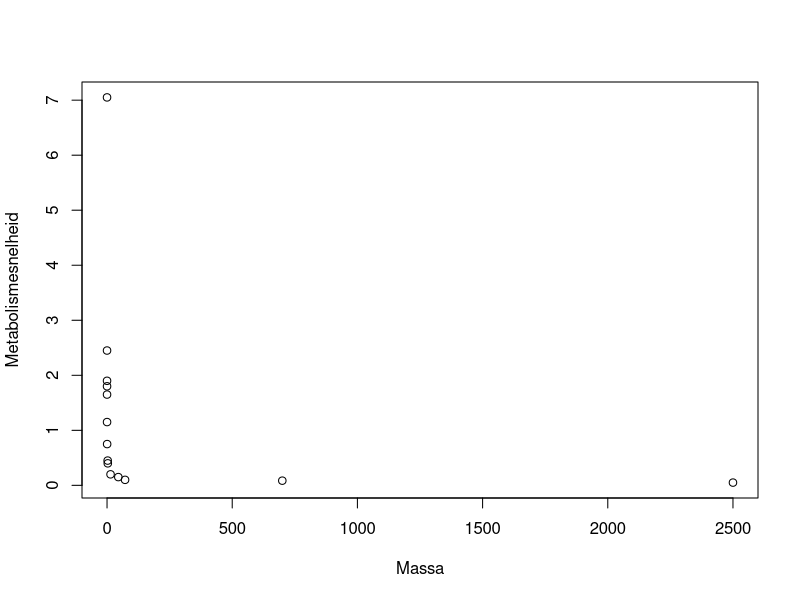

R code for this plot:
## ---- chunk 1
massa = c(0.002, 0.008, 0.015, 0.02, 0.025, 0.08, 0.4, 
          2.5, 3, 14, 45, 72,700, 2500)  
metabolisme = c(7.05, 2.45, 1.9, 1.8, 1.65, 1.15, 0.75,
                0.45, 0.4,0.2, 0.15, 0.1, 0.085, 0.05) 
## ---- chunk 2
plot(massa,metabolisme,
     xlab = "Massa",
     ylab = "Metabolismesnelheid")
## ---- chunk 3
# gebruik de functie log10()
## ---- chunk 4
# jouw antwoord
## ---- chunk 5
massa_metabolisme <- massa*metabolisme
## ---- chunk 6
# jouw antwoord
## ---- chunk 7
pH_matrix <- 8
pH_intermembraan <- 7

H_matrix <- 10^(-pH_matrix)
H_intermembraan <- 10^(-pH_intermembraan)

R <- 8.314
Temp <- 310

# vul aan: gebruik de formule voor Delta G
